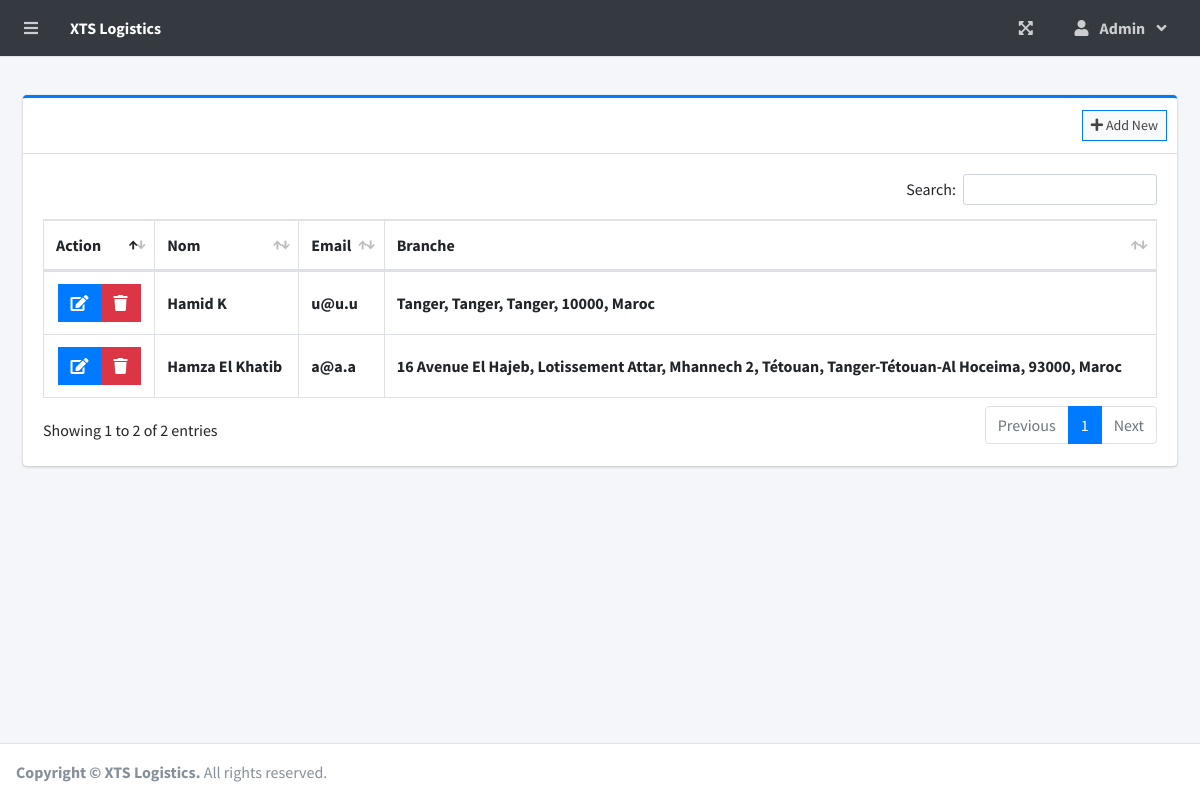
The page /index.php?page=staff_list (signed in) on the database as committed earlier.
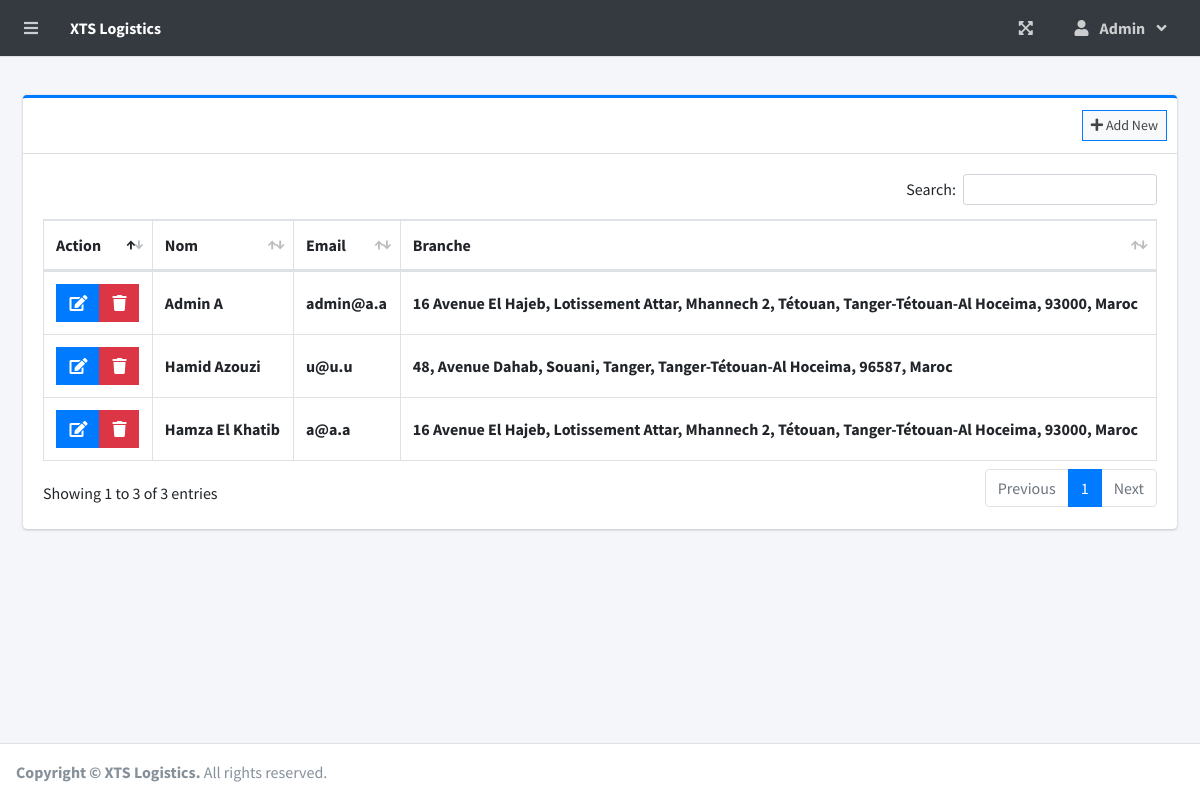
The same page on the database as committed later.
### tables this page shows
CREATE TABLE `users` (
  `id` int(30) NOT NULL,
  `firstname` varchar(200) NOT NULL,
  `lastname` varchar(200) NOT NULL,
  `cin` varchar(200) NOT NULL,
  `email` varchar(200) NOT NULL,
  `password` text NOT NULL,
  `type` tinyint(1) NOT NULL DEFAULT 2 COMMENT '1 = admin, 2 = staff',
  `branch_id` int(30) NOT NULL,
  `date_created` datetime NOT NULL DEFAULT current_timestamp()
);

### staff_list.php (the view, shortened to what this page needs)
<?php include'db_connect.php' ?>
<div class="col-lg-12">
	<div class="card card-outline card-primary">
		<div class="card-header">
			<div class="card-tools">
				<a class="btn btn-block btn-sm btn-default btn-flat border-primary " href="./index.php?page=new_staff"><i class="fa fa-plus"></i> Add New</a>
			</div>
		</div>
		<div class="card-body">
			<table class="table tabe-hover table-bordered" id="list">
				<thead>
					<tr>
                        <th>Action</th>
						<th>Nom</th>
						<th>Email</th>
						<th>Branche</th>
					</tr>
				</thead>
				<tbody>
					<?php
					$qry = $conn->query("SELECT u.*,concat(u.firstname,' ',u.lastname) as name,concat(b.street,', ',b.city,', ',b.state,', ',b.zip_code,', ',b.country) as baddress FROM users u inner join branches b on b.id = u.branch_id order by concat(u.firstname,' ',u.lastname) asc ");
					while($row= $qry->fetch_assoc()):
					?>
					<tr>
                        <td class="text-center">
                            <div class="btn-group">
                                <a href="index.php?page=edit_staff&id=<?php echo $row['id'] ?>" class="btn btn-primary btn-flat ">
                                    <i class="fas fa-edit"></i>
                                </a>
                                <button type="button" class="btn btn-danger btn-flat delete_user" data-id="<?php echo $row['id'] ?>">
                                    <i class="fas fa-trash"></i>
                                </button>
                            </div>
                        </td>
						<td><b><?php echo ucwords($row['name']) ?></b></td>
						<td><b><?php echo ($row['email']) ?></b></td>
						<td><b><?php echo ucwords($row['baddress']) ?></b></td>
					</tr>
				<?php endwhile; ?>
				</tbody>
			</table>
		</div>
	</div>
</div>

Rows that differ between the two databases and show on the page:
removed users: name "Hamid K", email "u@u.u", baddress "Tanger, Tanger, Tanger, 10000, Maroc"
now on this page (row edited): users: name "Admin A", email "admin@a.a", baddress "16 Avenue El Hajeb, Lotissement Attar, Mhannech 2, Tétouan, Tanger-Tétouan-Al Hoceima, 93000, Maroc"
added users: name "Hamid Azouzi", email "u@u.u", baddress "48, Avenue Dahab, Souani, Tanger, Tanger-Tétouan-Al Hoceima, 96587, Maroc"
Other text that changed with them:
text written by a page script: "Search: Showing 1 to 2 of 2 entries Previous 1 Next" → "Search: Showing 1 to 3 of 3 entries Previous 1 Next"
